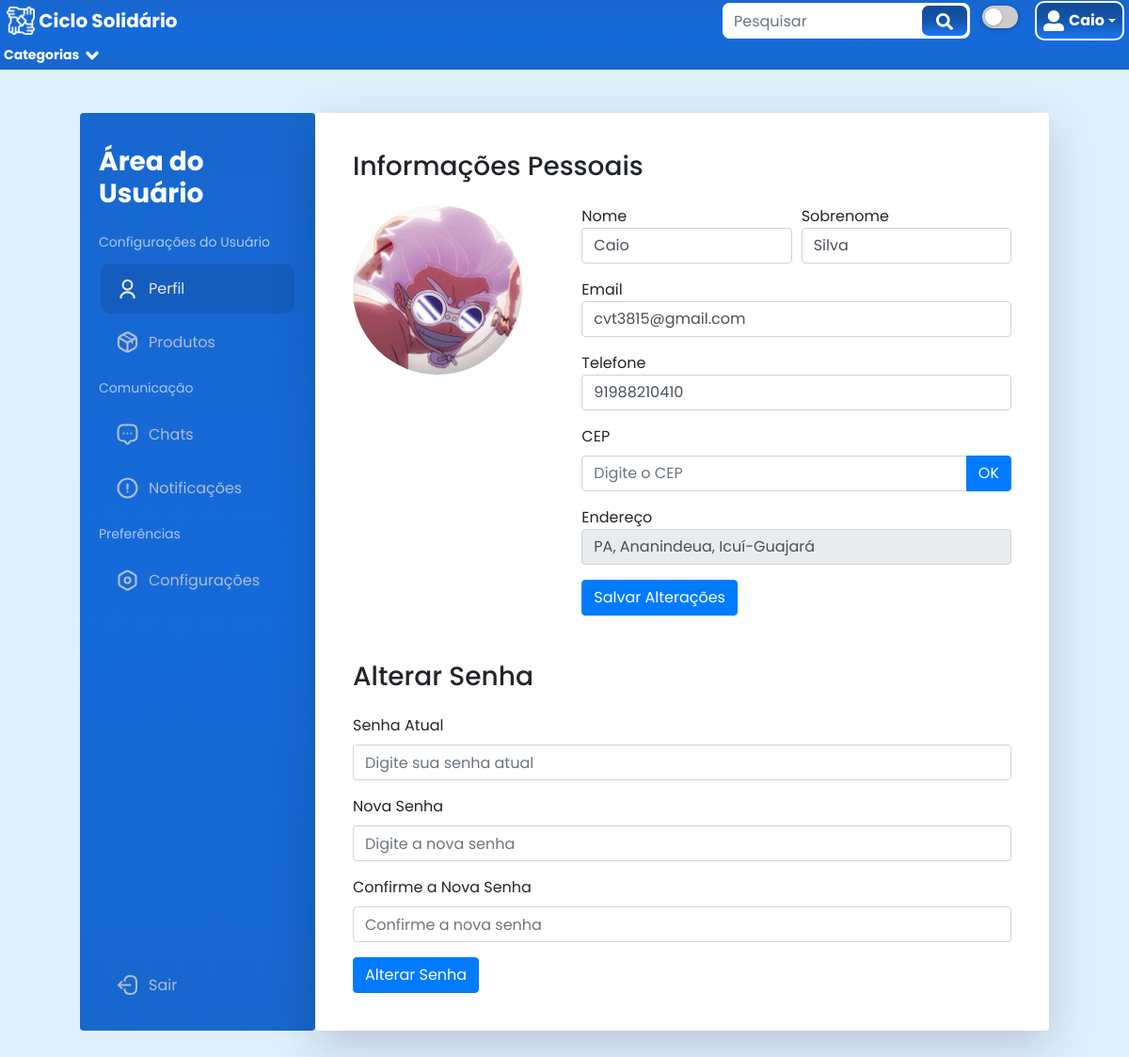
Screenshot of /perfil/ (signed in) with the database file from the repository.
### website/models.py (models this page shows, shortened)
class User(AbstractUser):
    telefone = models.CharField(max_length=15, blank=True)
    cep = models.CharField(max_length=8, blank=True)
    endereco = models.CharField(max_length=100, blank=True)
    foto_perfil = models.ImageField(upload_to='icon-profile/', blank=True, null=True)

### website/views.py (the view)
# urls.py: path('perfil/', views.ProfileUpdateView.as_view(), name='profile'),
class ProfileUpdateView(LoginRequiredMixin, SuccessMessageMixin, UpdateView):
    template_name = 'pages/profile/profile.html'
    success_url = reverse_lazy('profile')
    success_message = 'Perfil atualizado com sucesso!'
    form_class = forms.UserProfileForm
    def get_object(self):
        return self.request.user

### website/forms.py
class UserProfileForm(forms.ModelForm):
    class Meta:
        model = User
        fields = ['first_name', 'last_name', 'email', 'telefone', 'endereco', 'foto_perfil']
        widgets = {
            'first_name': forms.TextInput(attrs={'class': 'form-control', 'placeholder': 'Nome'}),
            'last_name': forms.TextInput(attrs={'class': 'form-control', 'placeholder': 'Sobrenome'}),
            'email': forms.EmailInput(attrs={'class': 'form-control', 'placeholder': 'email@exemplo.com'}),
            'telefone': forms.TextInput(attrs={'class': 'form-control', 'placeholder': 'telefone'}),
            'endereco': forms.TextInput(attrs={'id': 'endereco', 'class': 'form-control', 'placeholder': 'Localização a partir do Cep.', 'readonly': 'readonly'}),
        }
        labels = {
            'first_name': 'Nome',
            'last_name': 'Sobrenome',
            'email': 'Email',
            'telefone': 'Telefone',
            'endereco': 'Endereço',
        }

### website/templates/pages/profile/profile.html (shortened to what this page needs)
{% extends "base.html" %}
{% block staticfiles %}
    {% load static %}
    <link href="{% static 'css/components/siderbar.css' %}" rel="stylesheet">
    <link href="{% static 'css/profile/profile.css' %}" rel="stylesheet">
{% endblock %}
{% block content %}
<div class="container d-flex align-items-center justify-content-center">
  <div class="main-container">
    {% include 'components/siderbar.html' %}
    <div class="content shadow-lg rounded">
      <h3 class="mb-4">Informações Pessoais</h3>
      <form class="row" method="post" enctype="multipart/form-data">
        <div class="col-md-4">
          <div class="profile-image-container">
              <div class="profile-img-wrapper">
                  <img id="ProfilePreview" src="{% if form.instance.foto_perfil %}{{ form.instance.foto_perfil.url }}{% else %}https://www.gravatar.com/avatar/?d=mp{% endif %}" alt="Foto do perfil" class="profile-img">
              </div>
          </div>
        </div>
        <div class="col-md-8">
          <div class="form-row">
            <div class="form-group col-md-6">
              {{ form.first_name.label }}
              {{ form.first_name }}
            </div>
            <div class="form-group col-md-6">
              {{ form.last_name.label }}
              {{ form.last_name }}
            </div>
          </div>
          <div class="form-group">
            {{ form.email.label }}
            {{ form.email }}
          </div>
          <div class="form-group">
            {{ form.telefone.label}}
            {{ form.telefone }}
          </div>
          <div class="form-group">
            <label for="cep">CEP</label>
            <div class="input-group">
              <input type="text" id="cep" name="cep" maxlength="8" placeholder="Digite o CEP" class="form-control">
              <div class="input-group-append">
                <button type="button" class="btn btn-primary" onclick="buscarCep()">OK</button>
              </div>
            </div>
          </div>
          <div class="form-group">
            {{ form.endereco.label }}
            {{ form.endereco }}
          </div>
          <button type="submit" class="btn btn-primary">Salvar Alterações</button>
        </div>
      </form>
      <h3 class="mt-5 mb-4">Alterar Senha</h3>
      <form>
        <div class="form-group">
          <label for="old-password">Senha Atual</label>
          <input type="password" id="old-password" class="form-control" placeholder="Digite sua senha atual">
        </div>
        <div class="form-group">
          <label for="new-password">Nova Senha</label>
          <input type="password" id="new-password" class="form-control" placeholder="Digite a nova senha">
        </div>
        <div class="form-group">
          <label for="confirm-password">Confirme a Nova Senha</label>
          <input type="password" id="confirm-password" class="form-control" placeholder="Confirme a nova senha">
        </div>
        <button type="submit" class="btn btn-primary">Alterar Senha</button>
      </form>
    </div>
  </div>
</div>
{% endblock content %}

### website/templates/components/header.html (shortened to what this page needs)
{% block staticfiles %}
    {% load static %}
    <link href="{% static 'css/components/header.css' %}" rel="stylesheet">
{% endblock %}
<header>
  <nav class="navbar navbar-custom fixed-top">
    <a class="navbar-brand" href="{% url "index" %}">
      <img
        src="{% static 'image/logo.png' %}"
        width="30"
        height="30"
        class="d-inline-block align-top"
        alt=""
      />
      Ciclo Solidário
    </a>
        <div class="ml-auto d-flex align-items-center">
          <form action="{% url 'search' %}" method="get" class="input-group">
            <input class="form-control" type="search" name="q" placeholder="Pesquisar" aria-label="Pesquisar">
            <div class="input-group-append">
              <button class="search-button" type="submit"></button>
            </div>
          </form>
          <label class="switch ml-2">
            <span class="slider round"></span>
          </label>
          {% if user.is_authenticated %}
          <div class="dropdown ml-2">
            <button
              class="user-btn dropdown-toggle"
              type="button"
              id="userDropdown"
              data-toggle="dropdown"
              aria-haspopup="true"
              aria-expanded="false"
            >
              <svg viewBox="0 0 512 512" width="20" title="user-alt">
                <path
                  d="M256 288c79.5 0 144-64.5 144-144S335.5 0 256 0 112 64.5 112 144s64.5 144 144 144zm128 32h-55.1c-22.2 10.2-46.9 16-72.9 16s-50.6-5.8-72.9-16H128C57.3 320 0 377.3 0 448v16c0 26.5 21.5 48 48 48h416c26.5 0 48-21.5 48-48v-16c0-70.7-57.3-128-128-128z"
                />
              </svg>
              <span>{{ user.first_name }}</span>
            </button>
      </div>
          {% endif %}
    </div>
    <div class="container-fluid">
      <button
        class="category-btn"
        data-toggle="collapse"
        data-target="#toggle-category"
        aria-expanded="false"
        aria-controls="toggle-category"
      >
        Categorias
        <svg viewBox="0 0 320 512" title="angle-down">
          <path
            d="M143 352.3L7 216.3c-9.4-9.4-9.4-24.6 0-33.9l22.6-22.6c9.4-9.4 24.6-9.4 33.9 0l96.4 96.4 96.4-96.4c9.4-9.4 24.6-9.4 33.9 0l22.6 22.6c9.4 9.4 9.4 24.6 0 33.9l-136 136c-9.2 9.4-24.4 9.4-33.8 0z"
          />
        </svg>
      </button>
    </div>
  </nav>
</header>

### website/static/css/style.css (style rules this page uses)
body { font-family: 'Poppins', sans-serif; background-color: #dff0fd; height: 100vh; width: 100%; }

### website/static/css/components/siderbar.css (style rules this page uses)
.main-container { margin: auto; max-width: 1300px; padding: 40px; height: auto; display: flex; margin-top: 80px; }
.content { padding: 40px; background-color: #ffffff; flex-grow: 1; }

### website/static/css/profile/profile.css (style rules this page uses)
.profile-image-container { position: relative ; width: 180px; height: 180px; }
.profile-img-wrapper { position: relative; width: 180px; height: 180px; }
.profile-img { width: 100%; height: 100%; border-radius: 50%; object-fit: cover; transition: opacity 0.3s ease; }

### website/static/css/components/header.css (style rules this page uses)
.navbar-custom { background: linear-gradient(to bottom, #1867ce, #156ada, #1867ce); color: #fff; padding: 0; }
.navbar-custom .container-fluid { padding-left: 0; padding-right: 0; }
.navbar-custom .navbar-brand, .navbar-brand:hover { text-decoration: none; color: #fff; padding: 7px; font-weight: bold; }
.navbar-custom .input-group { background-color: #fff; border-radius: 8px; margin-left: 5px; margin-right: 5px; }
.navbar-custom .form-control { background: #fff; border: none; border-radius: 8px; width: 200px; }
.search-button { padding: 3px 15px; background: linear-gradient(to bottom, #124b97, #1356ad, #1877f2); border: 3px solid #fff; color: #fff; border-radius: 10px; cursor: pointer; }
.search-button svg { width: 18px; height: 18px; fill: #fff; }
.user-btn { display: flex; justify-content: center; align-items: center; padding: 7px; margin-right: 5px; background: linear-gradient(to bottom, #124b97, #1356ad, #1877f2);; cursor: pointer; border: 2px solid #fff; border-radius: 10px; text-decoration: none; color: #fff; }
.user-btn svg { width: 22px; height: 22px; fill: #fff; }
.user-btn span { font-size: 16px; font-weight: bold; margin-left: 5px; }
.category-btn { font-size: 14px; text-decoration: none; color: #fff; background: transparent; border: none; cursor: pointer; padding: 4px; font-weight: bold; transition: background 0.2s ease-out; border-radius: 8px; }
.category-btn svg { width: 22px; height: 22px; fill: #fff; }
.switch { position: relative; width: 48px; height: 24px; margin-right: 10px; }
.slider { position: absolute; cursor: pointer; top: 0; left: 0; right: 0; bottom: 0; background-color: #ccc; transition: .4s; border-radius: 24px; box-shadow: 0 2px 5px rgba(0, 0, 0, 0.2); }
.slider:before { position: absolute; content: ""; height: 18px; width: 18px; left: 3px; bottom: 3px; background-color: white; border-radius: 50%; transition: .4s; box-shadow: 0 1px 3px rgba(0, 0, 0, 0.2); }

### rows the page displays
User: first_name "Caio", foto_perfil (picture), last_name "Silva", email "cvt3815@gmail.com", telefone "91988210410", endereco "PA, Ananindeua, Icuí-Guajará"
